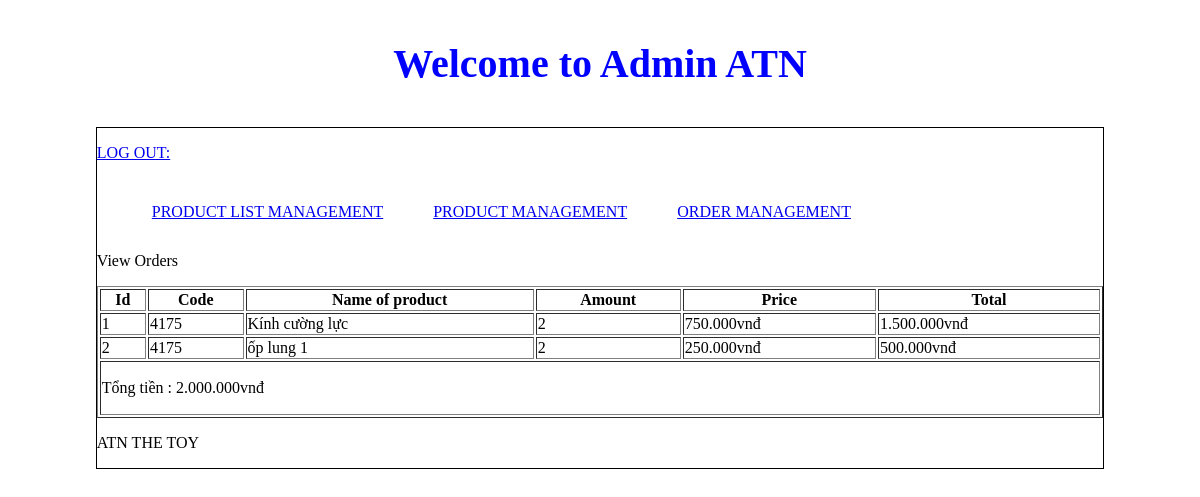
The app's page /admincp/index.php?action=donhang&query=xemdonhang&code=4175 with its own data.
### tables this page shows
CREATE TABLE `tbl_cart_details` (
  `id_cart_details` int(11) NOT NULL,
  `code_cart` varchar(10) NOT NULL,
  `id_sanpham` int(11) NOT NULL,
  `soluongmua` int(11) NOT NULL
);

CREATE TABLE `tbl_sanpham` (
  `id_sanpham` int(11) NOT NULL,
  `tensanpham` varchar(250) NOT NULL,
  `masp` varchar(100) NOT NULL,
  `giasp` varchar(50) NOT NULL,
  `soluong` int(11) NOT NULL,
  `hinhanh` varchar(50) NOT NULL,
  `tomtat` text NOT NULL,
  `noidung` text NOT NULL,
  `tinhtrang` int(11) NOT NULL,
  `id_danhmuc` int(11) NOT NULL
);

### admincp/modules/quanlydonhang/xemdonhang.php (the view)
<p>View Orders</p>
<?php
	$code = $_GET['code'];
	$sql_lietke_dh = "SELECT * FROM tbl_cart_details,tbl_sanpham WHERE tbl_cart_details.id_sanpham=tbl_sanpham.id_sanpham AND tbl_cart_details.code_cart='".$code."' ORDER BY tbl_cart_details.id_cart_details DESC";
	$query_lietke_dh = mysqli_query($mysqli,$sql_lietke_dh);
?>
<table style="width:100%" border="1" style="border-collapse: collapse;">
  <tr>
  	<th>Id</th>
    <th>Code</th>
    <th>Name of product</th>
    <th>Amount</th>
    <th>Price</th>
    <th>Total</th>
  </tr>
  <?php
  $i = 0;
  $tongtien = 0;
  while($row = mysqli_fetch_array($query_lietke_dh)){
  	$i++;
  	$thanhtien = $row['giasp']*$row['soluongmua'];
  	$tongtien += $thanhtien ;
  ?>
  <tr>
  	<td><?php echo $i ?></td>
    <td><?php echo $row['code_cart'] ?></td>
    <td><?php echo $row['tensanpham'] ?></td>
    <td><?php echo $row['soluongmua'] ?></td>
    <td><?php echo number_format($row['giasp'],0,',','.').'vnđ' ?></td>
    <td><?php echo number_format($thanhtien,0,',','.').'vnđ' ?></td>
  </tr>
  <?php
  }
  ?>
  <tr>
  	<td colspan="6">
   		<p>Tổng tiền : <?php echo number_format($tongtien,0,',','.').'vnđ' ?></p>
   	</td>
  </tr>
</table>

### records on screen
tbl_cart_details: code_cart "4175", id_sanpham.tensanpham "Kính cường lực", soluongmua "2", id_sanpham.giasp "750.000", thanhtien "1.500.000"
tbl_cart_details: code_cart "4175", id_sanpham.tensanpham "ốp lung 1", soluongmua "2", id_sanpham.giasp "250.000", thanhtien "500.000"

### other values on screen
$tongtien "2.000.000"
